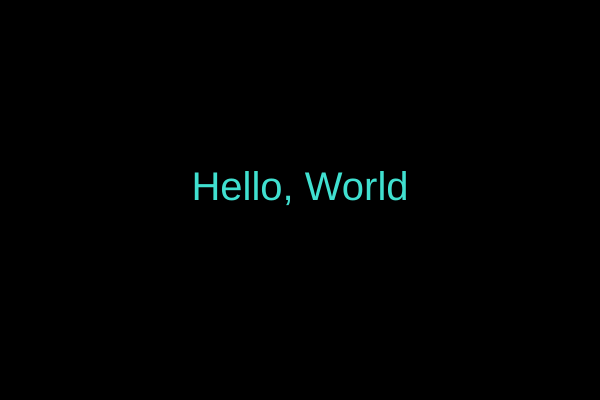
Frame 1 (no input)
Frame 60 (no input): identical to frame 1, image omitted
Frame 120 (the mouse pressed at the canvas centre since frame 60): identical to frame 1, image omitted

The p5.js sketch that drew this single still picture (run headless with seeded random() and noise() and a simulated clock; from frame 60 on, the mouse is pressed at the canvas centre):

// p5.js sketch
// ── sketch.js

// Setup code goes here
function setup() {
  createCanvas(600, 400);
  textSize(40); 
  textAlign(CENTER); 
 }


// Draw code goes here
function draw() {
  background(0);
  fill(64, 224, 208); 
  // width and height for numbers 
  text("Hello, World", width/2, height/2); 
}
